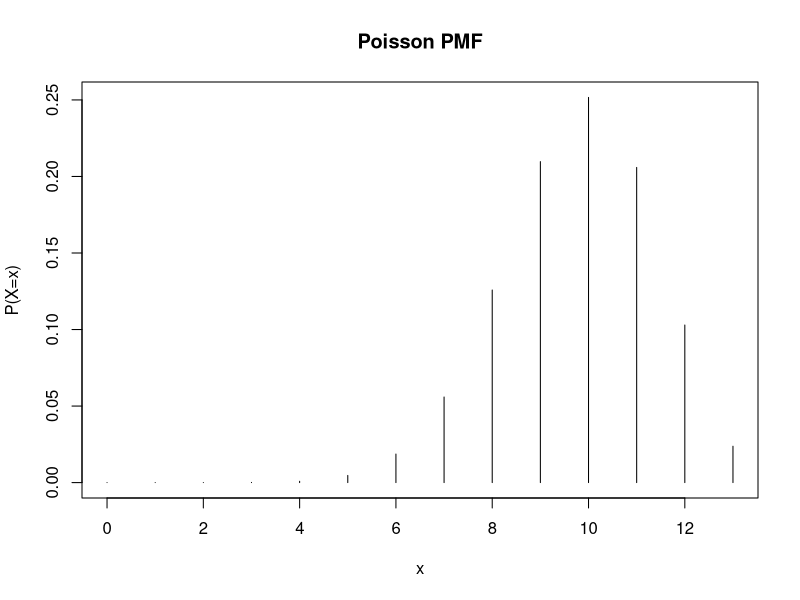
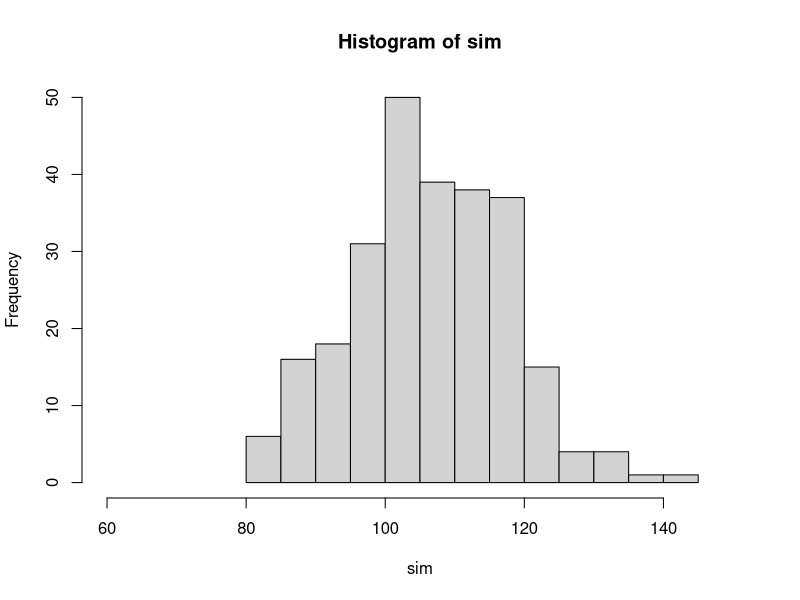
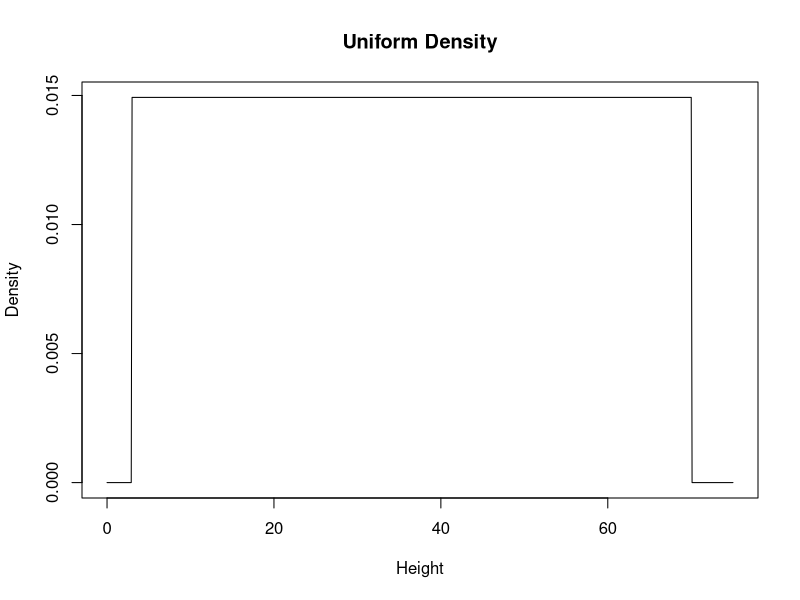
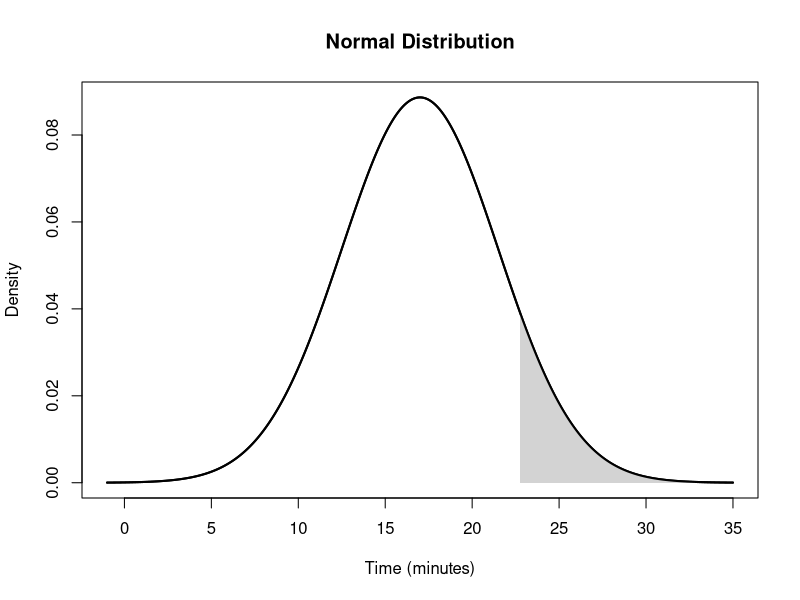

Write the R code that produced these figures, in order.
## ---- chunk 1
knitr::opts_chunk$set(echo = TRUE)
library(tidyverse)
## ---- chunk 2
P <- 1 - (0.1 + 0.13 + 0.21 + 0.15)
P
## ---- chunk 3
P <- 0.1 + 0.13 + 0.21
P
## ---- chunk 4
s_c <- c(1,2,3,4,5)
p_c <- c(0.1, 0.13, 0.21, 0.41, 0.15)
Mean <- sum(s_c*p_c)
Mean
## ---- chunk 5
E_S2 <- sum((s_c^2)*p_c)
V <- E_S2-Mean^2
V
## ---- chunk 6
f <- function(w){
  ifelse(w >= 40 & w<= 65, (w-40)/625, 
         ifelse( w < 65 & w <= 90, (90-w)/625, 0
  ) )
}
f(55.5)
## ---- chunk 7
F <- function(w){
  ifelse( w < 40, 0,
          ifelse( w >= 40 & w <= 65, (w^2-80*w+1600)/1250, 
                  ifelse( w> 65 & w <= 90, (180*w - w^2 - 6850)/1250, 1)
          ))
}
F(55.5)
## ---- chunk 8
f(55.2)
F(55.2)
## ---- chunk 9
p_d <- 1-F(60)
p_d
## ---- chunk 10
p_e <- F( 76.89) - F(60.3)
p_e
## ---- chunk 11
x <- 0:13
y <- dbinom(x,13,0.75)
y
## ---- chunk 12
y_b <- dbinom(13,13,0.75)
y_b
## ---- chunk 13
y_c <- 1- dbinom(9,13,0.75)
y_c
## ---- chunk 14
y_d <- sum(dbinom(8:11,13, 0.75))
y_d
## ---- chunk 15
n <- 13
p <- 0.75
mean <- n*p
mean 
var <- n*p*(1-p)
var
sd <- sqrt(var)
sd
## ---- chunk 16
p_a <- ppois(100,107)
p_a
## ---- chunk 17
p_b <- ppois(0,107)
p_b
## ---- chunk 18
p_c <- ppois(60:150, 107)
p_c
plot(x, y,
     type = "h",
     main = "Poisson PMF",
     xlab = "x",
     ylab = "P(X=x)")

## ---- chunk 19
sim <- rpois(260,107)
hist(sim, xlim=c(60,150))

## ---- chunk 20
p_a <- punif(5.5,3,70)
p_a
## ---- chunk 21
p_b <- qunif(0.85,3,70)
p_b
## ---- chunk 22
mean <- (70+3)/2
mean
sd <- (70-3)/sqrt(12)
sd
## ---- chunk 23
p_d <- punif(mean+sd/2,3,70) - punif(mean-sd/2,3,70)
p_d
## ---- chunk 24
p_e <- 1/(70-3)
p_e

x <- seq(0, 75, by = 0.1)

plot(x,
     dunif(x, 3, 70),
     type = "l",
     xlab = "Height",
     ylab = "Density",
     main = "Uniform Density")
## ---- chunk 25
h10 <- runif(10, 3, 70)
quantile(h10, 0.85)

h1000 <- runif(1000, 3, 70)
quantile(h1000, 0.85)
## ---- chunk 26
p_a <- pnorm(20,mean=17, sd=4.5)
p_a
## ---- chunk 27
p_b <- pnorm(10, mean=17, sd=4.5)- pnorm(5, mean=17, sd=4.5)
p_b
## ---- chunk 28
p_c <- qnorm(0.90, mean = 17, sd = 4.5)
p_c
## ---- chunk 29
cutoff <- qnorm(0.90, 17, 4.5)
cutoff
mu <- 17
sigma <- 4.5

x <- seq(mu - 4*sigma,
         mu + 4*sigma,
         length = 1000)

y <- dnorm(x, mu, sigma)

plot(x, y,
     type = "l",
     lwd = 2,
     main = "Normal Distribution",
     xlab = "Time (minutes)",
     ylab = "Density")

cutoff <- qnorm(0.90, mu, sigma)

x_fill <- seq(cutoff,
              mu + 4*sigma,
              length = 500)

y_fill <- dnorm(x_fill, mu, sigma)

polygon(c(x_fill, rev(x_fill)),
        c(y_fill, rep(0,length(y_fill))),
        col = "lightgray",
        border = NA)

lines(x, y, lwd = 2)
## ---- chunk 30
times <- rnorm(10,mean = 17,sd = 4.5)
times
## ---- chunk 31
p_a <- pexp(1, rate=1/11)
p_a
## ---- chunk 32
xb <- 1/9
p_b <- pexp(6,rate=xb)
p_b
## ---- chunk 33
A <- 1-pexp(15, rate=1/11)
B <- 1-pexp(15, rate=1/9)
A
B
